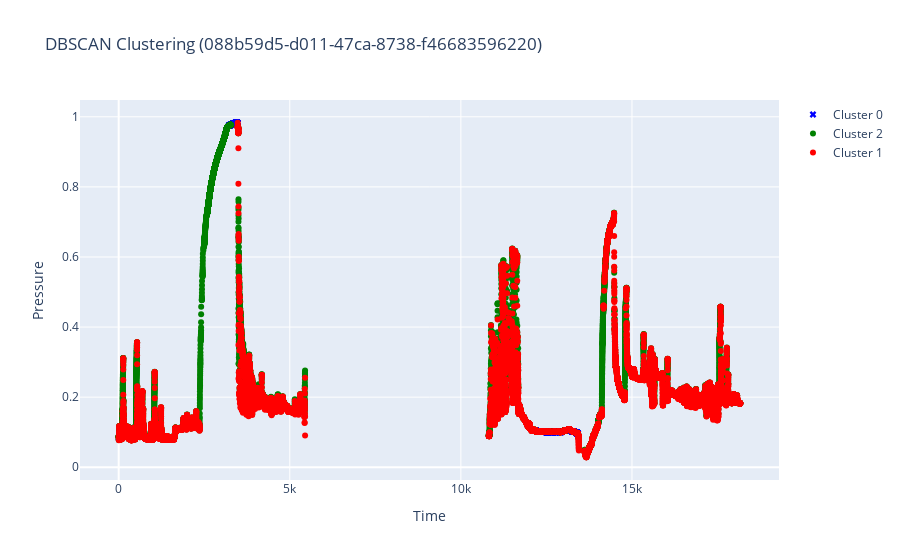

Notebook code for this chart:
### Markdown cell above
## Сырая кластеризация

### Code cell
drop, clust_df = process_file_without_postfilters(filename, DATA_PATH)
plot_data(clust_df, filename)

### Figure 1 — Plotly figure (JSON) as saved in the notebook; plotly's stock layout.template omitted (floating-point values rounded to 4 significant figures; data arrays with more than 128 entries replaced by an {"elided": "..."} marker saying what was removed)
{"data": [{"marker": {"color": "blue", "size": 6, "symbol": "x"}, "mode": "markers", "name": "Cluster 0", "type": "scatter", "x": {"elided": "2327 float values"}, "y": {"elided": "2327 float values"}}, {"marker": {"color": "green", "size": 6, "symbol": "circle"}, "mode": "markers", "name": "Cluster 2", "type": "scatter", "x": {"elided": "25516 float values"}, "y": {"elided": "25516 float values"}}, {"marker": {"color": "red", "size": 6, "symbol": "circle"}, "mode": "markers", "name": "Cluster 1", "type": "scatter", "x": {"elided": "19312 float values"}, "y": {"elided": "19312 float values"}}], "layout": {"showlegend": true, "title": {"text": "DBSCAN Clustering (088b59d5-d011-47ca-8738-f46683596220)"}, "xaxis": {"title": {"text": "Time"}}, "yaxis": {"title": {"text": "Pressure"}}}}
